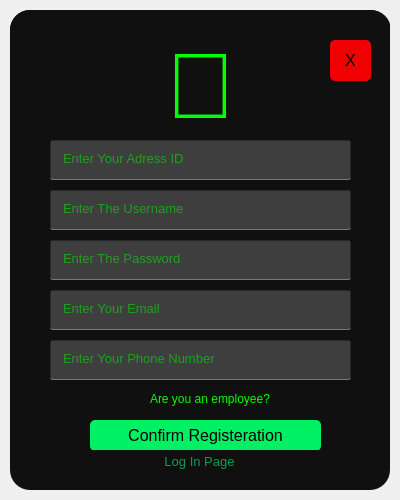
<?xml version="1.0" encoding="UTF-8"?>
<ui version="4.0">
 <class>Form</class>
 <widget class="QWidget" name="Form">
  <property name="geometry">
   <rect>
    <x>0</x>
    <y>0</y>
    <width>400</width>
    <height>500</height>
   </rect>
  </property>
  <property name="windowTitle">
   <string>Form</string>
  </property>
  <widget class="QWidget" name="widget" native="true">
   <property name="geometry">
    <rect>
     <x>10</x>
     <y>10</y>
     <width>380</width>
     <height>480</height>
    </rect>
   </property>
   <property name="styleSheet">
    <string notr="true">background-color:rgba(16,16,16,255);
border-radius:20px;</string>
   </property>
   <widget class="QLineEdit" name="RegisterUserName">
    <property name="geometry">
     <rect>
      <x>40</x>
      <y>180</y>
      <width>301</width>
      <height>40</height>
     </rect>
    </property>
    <property name="font">
     <font>
      <pointsize>10</pointsize>
     </font>
    </property>
    <property name="styleSheet">
     <string notr="true">background-color:rgba(75,75,75,200);
color:rgb(0,255,0);
border-radius:2px;
border:1px solid rgba(0,0,0,0);
border-bottom-color:rgba(75,150,75,255);
padding-left:10px;
padding-bottom:3px;
</string>
    </property>
    <property name="echoMode">
     <enum>QLineEdit::Normal</enum>
    </property>
    <property name="placeholderText">
     <string>Enter The Username</string>
    </property>
   </widget>
   <widget class="QLineEdit" name="RegisterPassword">
    <property name="geometry">
     <rect>
      <x>40</x>
      <y>230</y>
      <width>301</width>
      <height>40</height>
     </rect>
    </property>
    <property name="font">
     <font>
      <pointsize>10</pointsize>
     </font>
    </property>
    <property name="styleSheet">
     <string notr="true">background-color:rgba(75,75,75,200);
color:rgb(0,255,0);
border-radius:2px;
border:1px solid rgba(0,0,0,0);
border-bottom-color:rgba(75,150,75,255);
padding-left:10px;
padding-bottom:3px;
</string>
    </property>
    <property name="echoMode">
     <enum>QLineEdit::Password</enum>
    </property>
    <property name="placeholderText">
     <string>Enter The Password</string>
    </property>
   </widget>
   <widget class="QPushButton" name="RegisterConfermButton">
    <property name="geometry">
     <rect>
      <x>80</x>
      <y>410</y>
      <width>231</width>
      <height>31</height>
     </rect>
    </property>
    <property name="font">
     <font>
      <family>Leelawadee UI</family>
      <pointsize>12</pointsize>
      <weight>50</weight>
      <bold>false</bold>
      <underline>false</underline>
      <strikeout>false</strikeout>
     </font>
    </property>
    <property name="styleSheet">
     <string notr="true">QPushButton#RegisterConfermButton{
background-color:rgba(0,240,100,255);
color:rgb(0,0,0);
border-radius:5px;
}

QPushButton#RegisterConfermButton:pressed{
background-color:rgba(0,255,150,255);
}
</string>
    </property>
    <property name="text">
     <string>Confirm Registeration</string>
    </property>
   </widget>
   <widget class="QLabel" name="LockImage">
    <property name="geometry">
     <rect>
      <x>0</x>
      <y>0</y>
      <width>381</width>
      <height>151</height>
     </rect>
    </property>
    <property name="font">
     <font>
      <pointsize>70</pointsize>
     </font>
    </property>
    <property name="styleSheet">
     <string notr="true">color:rgba(0,255,0,255);
align:center</string>
    </property>
    <property name="text">
     <string></string>
    </property>
    <property name="alignment">
     <set>Qt::AlignCenter</set>
    </property>
   </widget>
   <widget class="QPushButton" name="RegisterLogInPageButton">
    <property name="geometry">
     <rect>
      <x>4</x>
      <y>440</y>
      <width>371</width>
      <height>23</height>
     </rect>
    </property>
    <property name="font">
     <font>
      <pointsize>10</pointsize>
     </font>
    </property>
    <property name="styleSheet">
     <string notr="true">QPushButton#RegisterLogInPageButton{
color:rgb(0,255,0);
}

QPushButton#RegisterLogInPageButton{
color:rgba(0,200,100,200);
}</string>
    </property>
    <property name="text">
     <string>Log In Page</string>
    </property>
   </widget>
   <widget class="QLineEdit" name="RegisterEmail">
    <property name="geometry">
     <rect>
      <x>40</x>
      <y>280</y>
      <width>301</width>
      <height>40</height>
     </rect>
    </property>
    <property name="font">
     <font>
      <pointsize>10</pointsize>
     </font>
    </property>
    <property name="styleSheet">
     <string notr="true">background-color:rgba(75,75,75,200);
color:rgb(0,255,0);
border-radius:2px;
border:1px solid rgba(0,0,0,0);
border-bottom-color:rgba(75,150,75,255);
padding-left:10px;
padding-bottom:3px;
</string>
    </property>
    <property name="echoMode">
     <enum>QLineEdit::Normal</enum>
    </property>
    <property name="placeholderText">
     <string>Enter Your Email</string>
    </property>
   </widget>
   <widget class="QLineEdit" name="RegisterNumber">
    <property name="geometry">
     <rect>
      <x>40</x>
      <y>330</y>
      <width>301</width>
      <height>40</height>
     </rect>
    </property>
    <property name="font">
     <font>
      <pointsize>10</pointsize>
     </font>
    </property>
    <property name="styleSheet">
     <string notr="true">background-color:rgba(75,75,75,200);
color:rgb(0,255,0);
border-radius:2px;
border:1px solid rgba(0,0,0,0);
border-bottom-color:rgba(75,150,75,255);
padding-left:10px;
padding-bottom:3px;
</string>
    </property>
    <property name="echoMode">
     <enum>QLineEdit::PasswordEchoOnEdit</enum>
    </property>
    <property name="placeholderText">
     <string>Enter Your Phone Number</string>
    </property>
   </widget>
   <widget class="QLineEdit" name="RegisterAdress">
    <property name="geometry">
     <rect>
      <x>40</x>
      <y>130</y>
      <width>301</width>
      <height>40</height>
     </rect>
    </property>
    <property name="font">
     <font>
      <pointsize>10</pointsize>
     </font>
    </property>
    <property name="styleSheet">
     <string notr="true">background-color:rgba(75,75,75,200);
color:rgb(0,255,0);
border-radius:2px;
border:1px solid rgba(0,0,0,0);
border-bottom-color:rgba(75,150,75,255);
padding-left:10px;
padding-bottom:3px;
</string>
    </property>
    <property name="echoMode">
     <enum>QLineEdit::Normal</enum>
    </property>
    <property name="placeholderText">
     <string>Enter Your Adress ID</string>
    </property>
   </widget>
   <widget class="QCheckBox" name="EmpCheckBox">
    <property name="geometry">
     <rect>
      <x>120</x>
      <y>380</y>
      <width>151</width>
      <height>17</height>
     </rect>
    </property>
    <property name="styleSheet">
     <string notr="true">color: rgb(0, 255, 0);</string>
    </property>
    <property name="text">
     <string>Are you an employee?</string>
    </property>
   </widget>
   <widget class="QPushButton" name="Close">
    <property name="geometry">
     <rect>
      <x>320</x>
      <y>30</y>
      <width>41</width>
      <height>41</height>
     </rect>
    </property>
    <property name="font">
     <font>
      <family>Leelawadee UI</family>
      <pointsize>12</pointsize>
      <weight>50</weight>
      <bold>false</bold>
      <underline>false</underline>
      <strikeout>false</strikeout>
     </font>
    </property>
    <property name="styleSheet">
     <string notr="true">QPushButton#Close{
background-color:rgba(240,0,0,255);
color:rgb(0,0,0);
border-radius:5px;
}

QPushButton#Close:pressed{
background-color:rgba(255,0,0,255);
}
</string>
    </property>
    <property name="text">
     <string>X</string>
    </property>
   </widget>
  </widget>
 </widget>
 <resources/>
 <connections/>
</ui>
